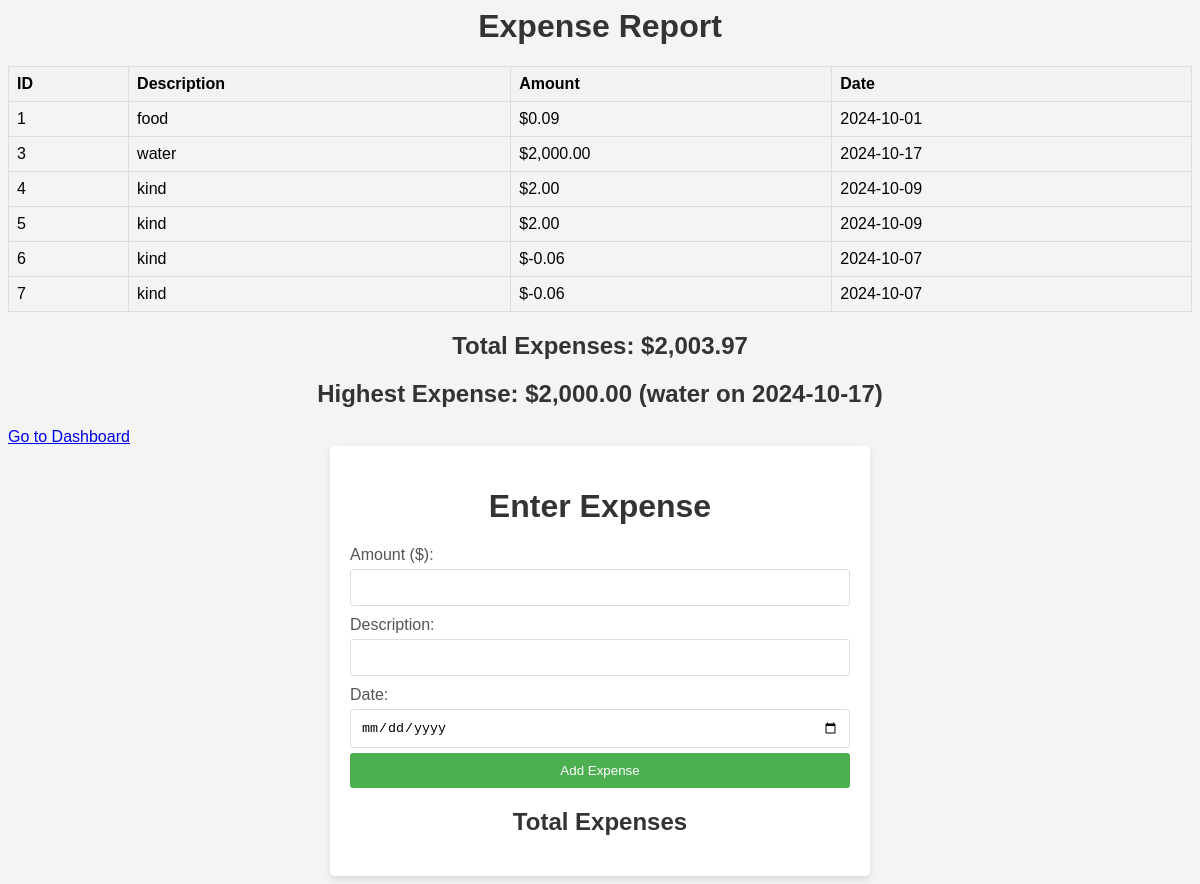
Before: /exp.php with the older database file.
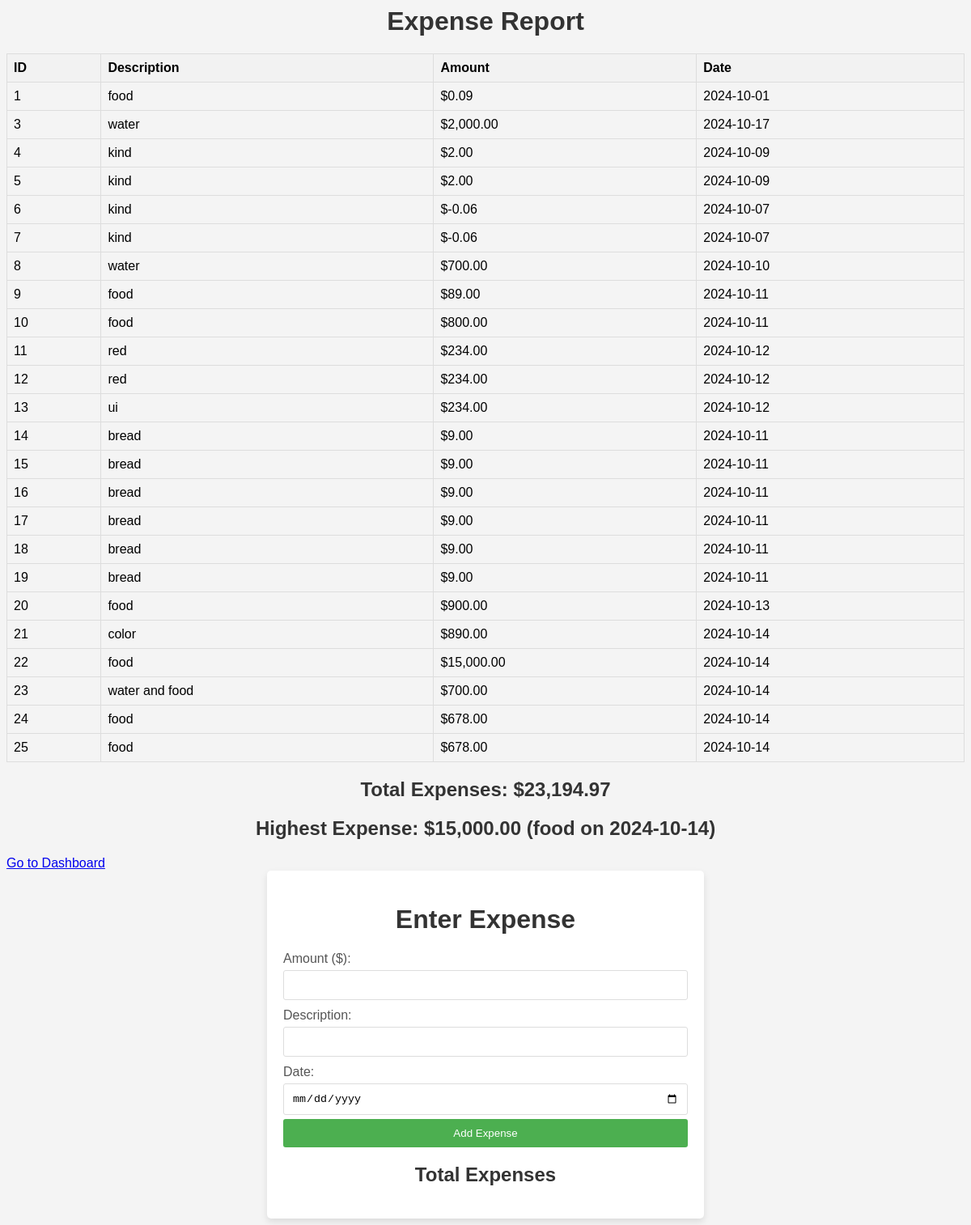
After: the same page with the newer database file.
### tables this page shows
CREATE TABLE `expenses` (
  `id` int(11) NOT NULL,
  `amount` decimal(10,2) NOT NULL,
  `description` varchar(255) NOT NULL,
  `date` date NOT NULL,
  `category` varchar(255) DEFAULT NULL
);

### total_expenses.php (the view, shortened to what this page needs)
<?php
$conn = new mysqli(DB_HOST, DB_USER, DB_PASS, DB_NAME);
$sql = "SELECT id, description, amount, date FROM expenses";
$result = $conn->query($sql);
$totalExpenses = 0;
$highestExpense = 0;
$highestExpenseDetails = null;
if ($result && $result->num_rows > 0) {
    while ($row = $result->fetch_assoc()) {
        $totalExpenses += $row['amount'];
        if ($row['amount'] > $highestExpense) {
            $highestExpense = $row['amount'];
            $highestExpenseDetails = $row;
        }
    }
}
?>
<html lang="en">
<head>
</head>
<body>
    <h1>Expense Report</h1>
    <?php if (isset($result) && $result->num_rows > 0): ?>
        <table>
            <thead>
                <tr>
                    <th>ID</th>
                    <th>Description</th>
                    <th>Amount</th>
                    <th>Date</th>
                </tr>
            </thead>
            <tbody>
                <?php
                $result->data_seek(0);
                while ($row = $result->fetch_assoc()): ?>
                    <tr>
                        <td><?php echo $row['id']; ?></td>
                        <td><?php echo htmlspecialchars($row['description']); ?></td>
                        <td>$<?php echo number_format($row['amount'], 2); ?></td>
                        <td><?php echo htmlspecialchars($row['date']); ?></td>
                    </tr>
                <?php endwhile; ?>
            </tbody>
        </table>
        <h2>Total Expenses: $<?php echo number_format($totalExpenses, 2); ?></h2>
        <h2>Highest Expense: $<?php echo number_format($highestExpense, 2); ?> (<?php echo htmlspecialchars($highestExpenseDetails['description']); ?> on <?php echo htmlspecialchars($highestExpenseDetails['date']); ?>)</h2>
    <?php else: ?>
        <p>No expenses found.</p>
    <?php endif; ?>
    <a href="dash.php">Go to Dashboard</a>
</body>
</html>

### exp.php (shortened to what this page needs)
<?php
            include 'total_expenses.php';
            ?>
<html lang="en">
<head>
</head>
<body>
    <div class="container">
        <h1>Enter Expense</h1>
        <form action="add_expense.php" method="POST">
            <label for="amount">Amount ($):</label>
            <input type="number" id="amount" name="amount" step="0.01" required>
            <label for="description">Description:</label>
            <input type="text" id="description" name="description" required>
            <label for="date">Date:</label>
            <input type="date" id="date" name="date" required>
            <input type="submit" value="Add Expense">
        </form>
        <h2>Total Expenses</h2>
    </div>
</body>
</html>

### total_expenses.php (style rules this page uses)
table { width: 100%; border-collapse: collapse; }
th, td { border: 1px solid #ddd; padding: 8px; text-align: left; }
th { background-color: #f2f2f2; }

### exp.php (style rules this page uses)
body { font-family: Arial, sans-serif; background-color: #f4f4f4; }
.container { max-width: 500px; margin: 0 auto; padding: 20px; background: #fff; border-radius: 5px; box-shadow: 0 4px 8px rgba(0, 0, 0, 0.1); }
h1, h2 { text-align: center; color: #333; }
label { display: block; margin-top: 10px; color: #555; }
input[type="number"], input[type="text"], input[type="date"], input[type="submit"] { width: 100%; padding: 10px; margin-top: 5px; border-radius: 3px; border: 1px solid #ddd; }
input[type="submit"] { background-color: #4CAF50; color: white; border: none; cursor: pointer; }

Changed rows visible on the page:
added expenses: id "8", description "water", amount "700.00", date "2024-10-10"
added expenses: id "9", description "food", amount "89.00", date "2024-10-11"
added expenses: id "10", description "food", amount "800.00", date "2024-10-11"
added expenses: id "11", description "red", amount "234.00", date "2024-10-12"
added expenses: id "12", description "red", amount "234.00", date "2024-10-12"
added expenses: id "13", description "ui", amount "234.00", date "2024-10-12"
added expenses: id "14", description "bread", amount "9.00", date "2024-10-11"
added expenses: id "15", description "bread", amount "9.00", date "2024-10-11"
added expenses: id "16", description "bread", amount "9.00", date "2024-10-11"
added expenses: id "17", description "bread", amount "9.00", date "2024-10-11"
added expenses: id "18", description "bread", amount "9.00", date "2024-10-11"
added expenses: id "19", description "bread", amount "9.00", date "2024-10-11"
added expenses: id "20", description "food", amount "900.00", date "2024-10-13"
added expenses: id "21", description "color", amount "890.00", date "2024-10-14"
added expenses: id "22", description "food", amount "15,000.00", date "2024-10-14"
added expenses: id "23", description "water and food", amount "700.00", date "2024-10-14"
added expenses: id "24", description "food", amount "678.00", date "2024-10-14"
added expenses: id "25", description "food", amount "678.00", date "2024-10-14"
Other visible differences:
$totalExpenses: "2,003.97" → "23,194.97"
$highestExpense: "2,000.00" → "15,000.00"
$highestExpenseDetails['description']: "water" → "food"
$highestExpenseDetails['date']: "2024-10-17" → "2024-10-14"
